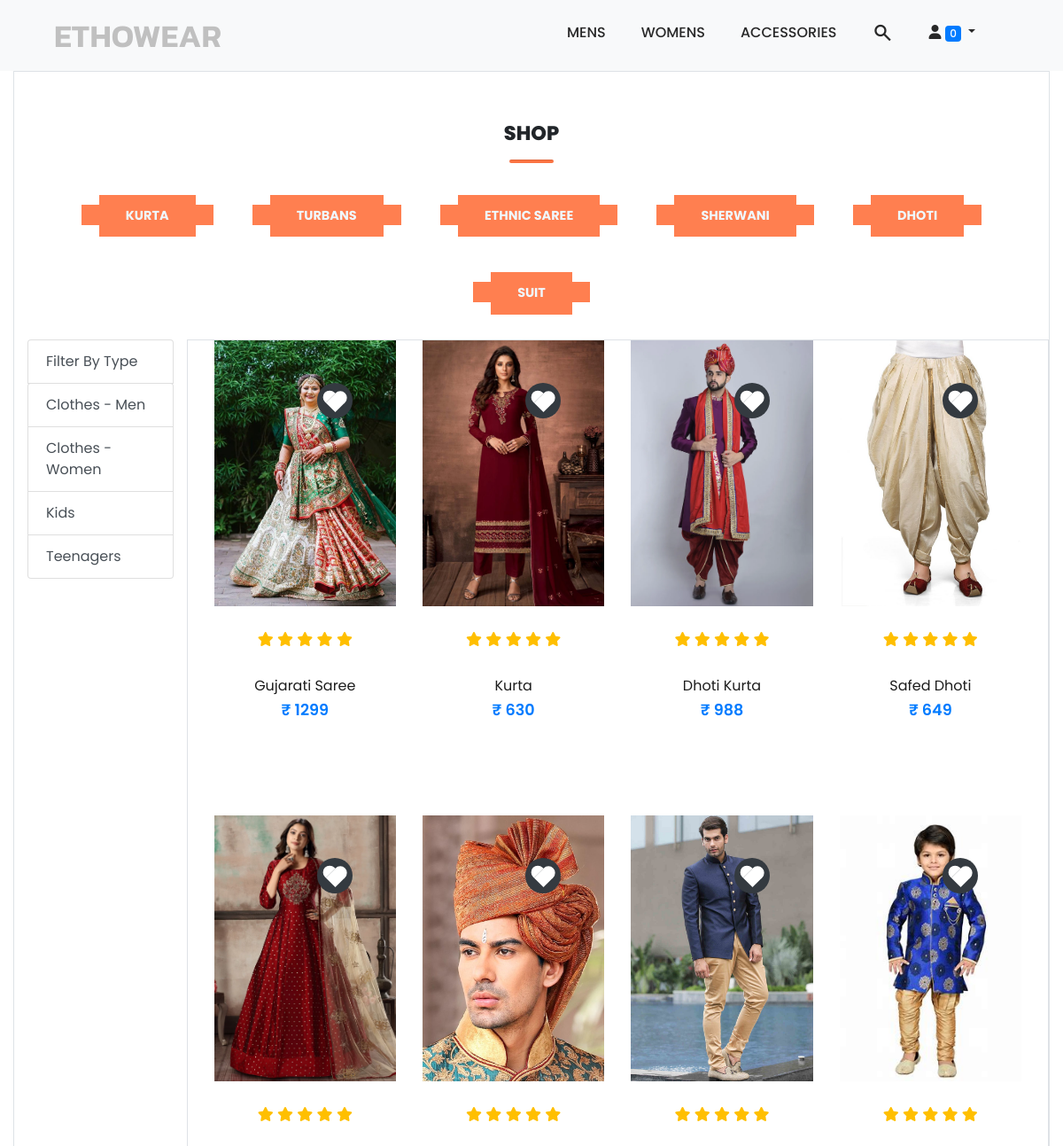
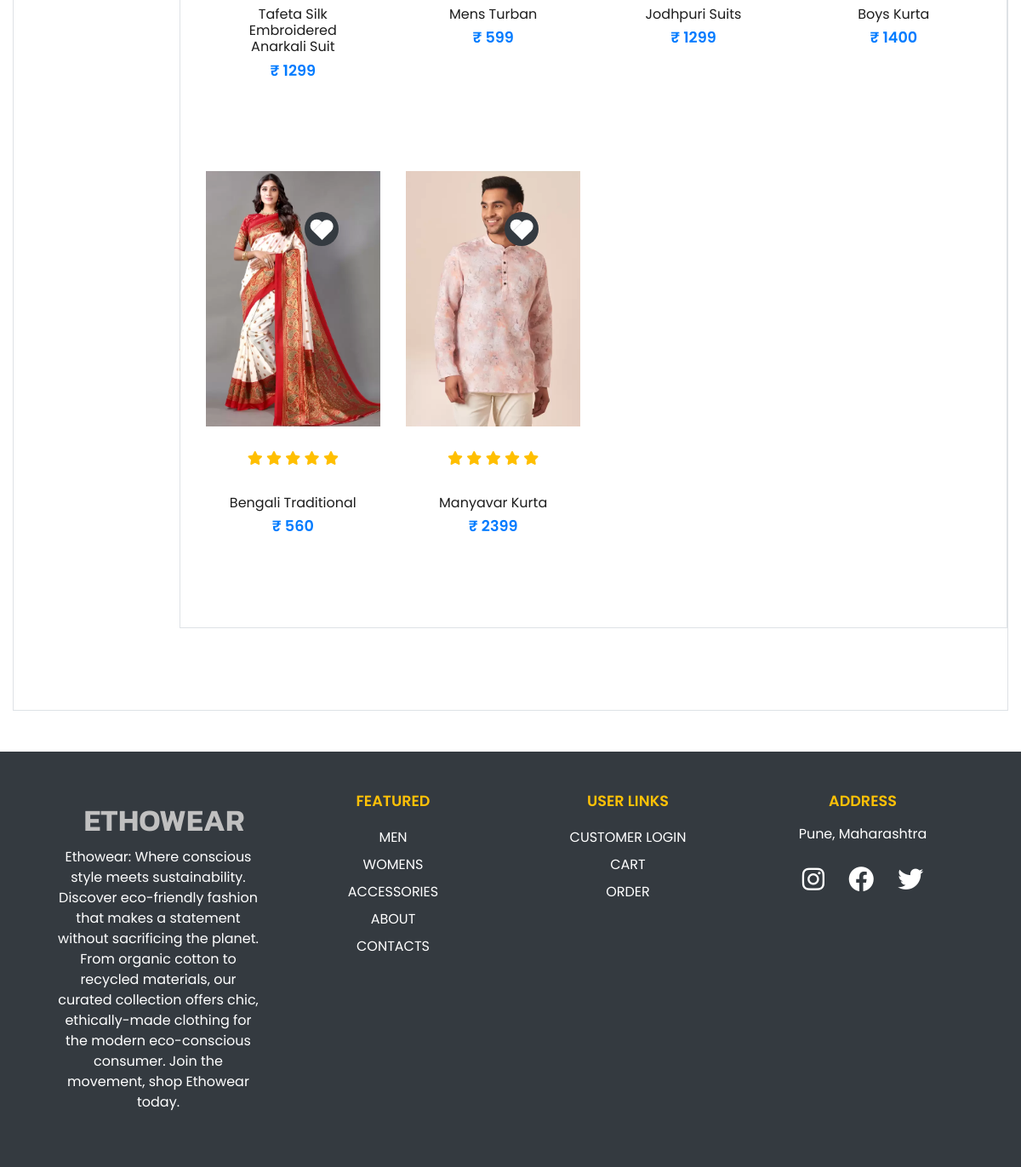
The app's page /men/ with its own data (2 pictures, top to bottom).
### base/models/type.py (models this page shows, shortened)
class Type(models.Model) :
    name = models.CharField(max_length=20)
    @staticmethod
    def get_all_types():
        return Type.objects.all()

### base/models/category.py (models this page shows, shortened)
class Category(models.Model) :
    name = models.CharField(max_length=20)
    @staticmethod
    def get_all_categories():
        return Category.objects.all()

### base/models/product.py (models this page shows, shortened)
class Product(models.Model) :
    name = models.CharField(max_length=50)
    sizes_choice =(
    ("1","L"),
    ("2","M"),
    ("3","S")
)
    sizes = models.CharField(max_length=50, blank=True, null = True, choices = sizes_choice, default='1')
    price = models.IntegerField(default=0)
    category = models.ForeignKey(Category, on_delete=models.CASCADE, default='1' )
    type = models.ForeignKey(Type, on_delete=models.CASCADE, default='1' )
    productinfo = models.TextField(max_length=1200, default=' ', null=True, blank=True)
    description = models.TextField(max_length=1200, default=' ', null=True, blank=True)
    image = models.ImageField(upload_to='upload/products/')
    @staticmethod
    def get_all_products():
        return Product.objects.all()

### base/views/men.py (the view, shortened to what this page needs)
# urls.py: path('men/',Men.as_view(), name="men"),
class Men(View):
    def get(self, request):
        products = Product.get_all_products()
        categories = Category.get_all_categories()
        types = Type.get_all_types()
        typeID = request.GET.get('type')
        categoryID = request.GET.get('category')
        typeID = request.GET.get('type')
        if categoryID:
            products = Product.get_all_products_by_categoryid(categoryID)
        elif typeID:
            products = Product.get_all_products_by_typeid(typeID)
        else:
            products =Product.get_all_products()
        data = {}
        data['categories'] = categories
        data['products'] = products
        data['types'] = types
        print('you are : ',request.session.get('email'))
        return render(request, 'mens.html', data)

### templates/mens.html (shortened to what this page needs)
{% extends 'index.html' %}
{% load static %}
{% load cart %}
{% block homecon %}
<link href="{% static 'style.css' %}" rel="stylesheet" />
<div class="container-fluid">
    <div class="col border">
        <section id="featured" class="my-5 pb-5">
            <div class="container text-center mt-3 py-2">
                <h3>SHOP</h3>
                <hr class="mx-auto">
                <div>
                    {% for type in types %}
                    <a href="?type={{type.id}}" class="prod-btn"><button class="prod-btn">{{type.name}}</button></a>
                    {% endfor %}
                </div>
            </div>
            <div class="row">
                <div class="col-lg-2 mx-auto " >
                    <a href="#" class="list-group-item list-group-item-action">Filter By Type</a>
                    <div class="list-group">
                        {% for category in categories %}
                        <a href="?category={{category.id}}"
                            class="list-group-item list-group-item-action ">{{category.name}}</a>
                        {% endfor %}
                    </div>
                </div>
                <div id="product" class="col-lg-10 border col " style="margin-left: auto; margin-right: auto;">
                    <div class="row mx-auto">
                        {% for product in products %}
                        <div class="product text-center col-lg-3 col-md-4 col-12" id={{product.id}}>
                            <a href="productspage/{{product.id}}" style="text-decoration: none;">
                                <div>
                                    <div class="container heart m-5 bg-dark text-white" style="right:1rem;">
                                        <input type="checkbox" style="-webkit-appearance: none; appearance: none; "
                                            value="{{product.id}}">
                                    </div>
                                    <img class="img-fluid mb-3 pro" src="{{product.image.url}}">
                                </div>
                                <div class="star">
                                    <i class="fa-solid fa-star"></i>
                                    <i class="fa-solid fa-star"></i>
                                    <i class="fa-solid fa-star"></i>
                                    <i class="fa-solid fa-star"></i>
                                    <i class="fa-solid fa-star"></i>
                                </div>
                                <div class="card-body ">
                                    <h5 class="p-name">{{product.name}}</h5>
                                    <h4 class="p-price">₹ {{product.price}}</h4>
                                </div>
                            </a>
                                <div>
                                    {% if product|is_in_cart:request.session.cart %}
                                    <!-- <div >
                                        <span class="badge rounded-pill bg-success" style="display: block; color: yellow;">Added</span>
                                        <div class="card-footer row ">
                                            <input type="submit" value=" - " class="col-2 btn btn-block btn-light">
                                            <div class="text-center col ">{{product|cart_quantity:request.session.cart}}</div>
                                            <input type="submit" value=" + " class="col-2 btn btn-block btn-light">
                                            <input type="text" name="product" value="{{productt.id}}">
                                        </div>
                                    </div> -->
                                    <div class="card-footer p-0 no-gutters">
						{% if product|is_in_cart:request.session.cart %}
						<div class="row no-gutters">
							<form action="/#{{product.id}}" class="col-2 " method="post">
								{% csrf_token %}
								<input hidden type="text" name='product' value='{{product.id}}'>
								<input hidden type="text" name='remove' value='True'>
								<input type="submit" value=" - " class="btn btn-block btn-light border-right">
							</form>
							<div class="text-center col">{{product|cart_quantity:request.session.cart}} in Cart</div>
							<form action="/#{{product.id}}" class="col-2 " method="post">
								{% csrf_token %}
								<input hidden type="text" name='product' value='{{product.id}}'>
								<input type="submit" value=" + " class="btn btn-block btn-light border-left">
							</form>
						</div>
						{% else %}
						<form action="/#{{product.id}}" method="POST" class="btn-block">
							{% csrf_token %}
							<input hidden type="text" name='product' value='{{product.id}}'>
							<input type="submit" class="float-right btn btn-light  form-control"
								value="Add To Cart">
						</form>
						{% endif %}
					</div>
                                    {% else %}
                                    <div>
                                    </div>
                                    {% endif %}
                            </div>
                        </div>
                    {% endfor %}
                </div>
            </div>
    </div>
    </section>
</div>
</div>
{% endblock %}

### templates/index.html (shortened to what this page needs)
<!DOCTYPE html>
<html lang="en">
{% load static %}
<head>
    <link rel="stylesheet" href="https://cdn.jsdelivr.net/npm/bootstrap@4.1.3/dist/css/bootstrap.min.css"
>
    <link href="{% static 'style.css' %}" rel="stylesheet" />
    <link rel="stylesheet" href="{% static 'style.css' %}">
    <link rel="stylesheet" href="https://cdnjs.cloudflare.com/ajax/libs/font-awesome/6.2.0/css/all.min.css"
 />
    </head>
<body>
    {% include 'navbar.html' %}
    {% block homecon %}{% endblock  %}
    {% include 'footer.html' %}
</body>
</html>

### templates/navbar.html (shortened to what this page needs)
<header>
    <nav class="navbar navbar-expand-lg navbar-light bg-light">
        <div class="container-fluid">
            <a class="navbar-brand" href="/"><span style="color: silver;font-family: Kanit, sans-serif;
                font-weight: 600; font-size: 36px; margin-left: 30px;
                  ">ETHOWEAR</span></a>
            <div class="collapse navbar-collapse px-5" id="navbarSupportedContent">
                <ul class="navbar-nav ml-auto">
                    <li class="nav-item ">
                        <a class="nav-link" href="/men/?category=1">MENS</a>
                    </li>
                    <li class="nav-item">
                        <a class="nav-link" href="/men/?category=2">WOMENS</a>
                    </li>
                    <li class="nav-item ">
                        <a class="nav-link" href="/men/?category=3">ACCESSORIES</a>
                    </li>
                    <li class="nav-item">
                        <a class="nav-link" href="#"></i><span class="material-symbols-outlined">
                            </span></a>
                    </li>
                    <li class="nav-item dropdown">
                        <a class="nav-link dropdown-toggle" href="#" role="button" data-bs-toggle="dropdown" aria-expanded="false">
                            <i class="fa-solid fa-user"><span class="badge bg-primary rounded-pill" style="color: white; margin-left: 5px; ">{{request.session.cart.keys | length}}</span></i>
                        </a>
                      </li>
            </div>
        </div>
    </nav>
</header>

### templates/footer.html (shortened to what this page needs)
{% load static %}
<link rel="stylesheet" href="{% static 'style.css' %}">
 <footer class="mt-5 py-5 bg-dark">
    <div class="row mx-5 ">
        <div class="footer-one col-lg-3 col-md-6 col-12 text-center ">
            <a class="navbar-brand" href="/"><span style="color: silver;font-family: Kanit, sans-serif;
                font-weight: 600; font-size: 36px; margin-left: 30px;
                  ">ETHOWEAR</span></a>
            <p class="text-white ">Ethowear: Where conscious style meets sustainability. Discover eco-friendly fashion that makes a statement without sacrificing the planet. From organic cotton to recycled materials, our curated collection offers chic, ethically-made clothing for the modern eco-conscious consumer. Join the movement, shop Ethowear today.</p>
        </div>
        <div class="footer-one col-lg-3 col-md-6 col-12 text-center">
            <h4 class="text-warning pb-2  text-uppercase text-center">Featured</h4>
            <ul  class="text-uppercase list-unstyled lin">
                <li><a href="/men/?category=1" class="text-decoration-none">MEN</a></li>
                <li><a href="/men/?category=2">WOMENS</a></li>
                <li><a href="/men/?category=3">ACCESSORIES</a></li>
                <li><a href="/about">ABOUT</a></li>
                <li><a href="/contact">CONTACTS</a></li>
            </ul>
        </div>
        <div class="footer-one col-lg-3 col-md-6 col-12 text-center">
            <h4 class="text-warning pb-2 text-uppercase text-center">User Links</h4>
            <ul class="text-uppercase list-unstyled lin">
                <li><a href="/login">Customer Login</a></li>
                <li><a href="/cart">Cart</a></li>
                <li><a href="/order">Order</a></li>
            </ul>
        </div>
        <div class="footer-one col-lg-3 col-md-6 col-12 text-white text-center">
            <h4 class="text-warning pb-2 text-uppercase text-center">Address</h4>
            <p >Pune, Maharashtra</p>
            <div class=" col icon-con lin">
                <a href="https://www.instagram.com/" ><i class="fa-brands fa-instagram ic"></i></a>
                <a href="https://www.facebook.com/"><i class="fa-brands fa-facebook ic"></i></a>
                <a href="https://twitter.com/"><i class="fa-brands fa-twitter ic"></i></a>
        </div>
    </div>
</footer>

### static/style.css (style rules this page uses)
* { margin: 0; padding: 0; font-family: 'Poppins', sans-serif; box-sizing: border-box; }
h3 { font-size: 1.4rem; font-weight: 800; }
h4 { font-size: 1.1rem; font-weight: 600; }
h5 { font-size: 1rem; font-weight: 400; color: #1d1d1d; }
button { font-size: 0.9rem; font-weight: 700; outline: none; border: none; background-color: #ff0000; color: aliceblue; padding: 13px 30px; cursor: pointer; text-transform: uppercase; transition: 0.3s ease; }
.navbar { font-size: 16px; top: 0; left: 0; }
.navbar-light .navbar-nav .nav-link { padding: 0 20px; font-weight: 500; color: rgb(40, 40, 40); transition: 0.3s ease; }
.navbar span { cursor: pointer; font-weight: 500; transition: 0.3s ease; }
.text-uppercase { color: red; }
.pro { height: 300px; width: 250px; object-fit: cover; transition: 0.3s all; }
.product { cursor: pointer; margin-bottom: 2rem; }
hr { width: 50px; height: 3px; border-radius: 10px; background-color: rgb(251, 116, 67); }
.star { color: rgb(255, 191, 0); padding: 10px; }
footer { background-color: #d7d7d7; position: relative; }
.icon-con { font-size: 30px; }
.ic { padding: 10px; cursor: pointer; }
.lin a { color: rgb(255, 255, 255);; }
.lin li { line-height: 2; }
.prod-btn { margin: 20px; background-color: coral; }
.heart { padding: 13px; right: 2rem; width: 40px; height: 40px; border-radius: 50px; z-index: 3; position: absolute; }
.heart input[type="checkbox"] { height: 15px; width: 15px; background-color: white; position: relative; outline:none; transform: rotate(45deg); cursor: pointer; }
.heart input[type="checkbox"]:before { position: absolute; content: ""; background-color: white; height: 60%; width: 100%; top: -56%; border-radius: 75px 75px 0 0; }
.heart input[type="checkbox"]:after { position: absolute; content: ""; background-color: white; height: 60%; width: 100%; transform: rotate(-90deg); border-radius: 75px 75px 0 0; top:20%; right: 77%; }

### records on screen
Type: name "KURTA"
Type: name "TURBANS"
Type: name "ETHNIC SAREE"
Type: name "SHERWANI"
Type: name "DHOTI"
Type: name "SUIT"
Category: name "Clothes - Men"
Category: name "Clothes - Women"
Category: name "Kids"
Category: name "Teenagers"
Product: image (picture), name "Gujarati Saree", price "1299"
Product: image (picture), name "Kurta", price "630"
Product: image (picture), name "Dhoti Kurta", price "988"
Product: image (picture), name "Safed Dhoti", price "649"
Product: image (picture), name "Tafeta Silk Embroidered Anarkali Suit", price "1299"
Product: image (picture), name "Mens Turban", price "599"
Product: image (picture), name "Jodhpuri Suits", price "1299"
Product: image (picture), name "Boys Kurta", price "1400"
Product: image (picture), name "Bengali Traditional", price "560"
Product: image (picture), name "Manyavar Kurta", price "2399"

### other values on screen
{{ request.session.cart.keys | length }} "0"
